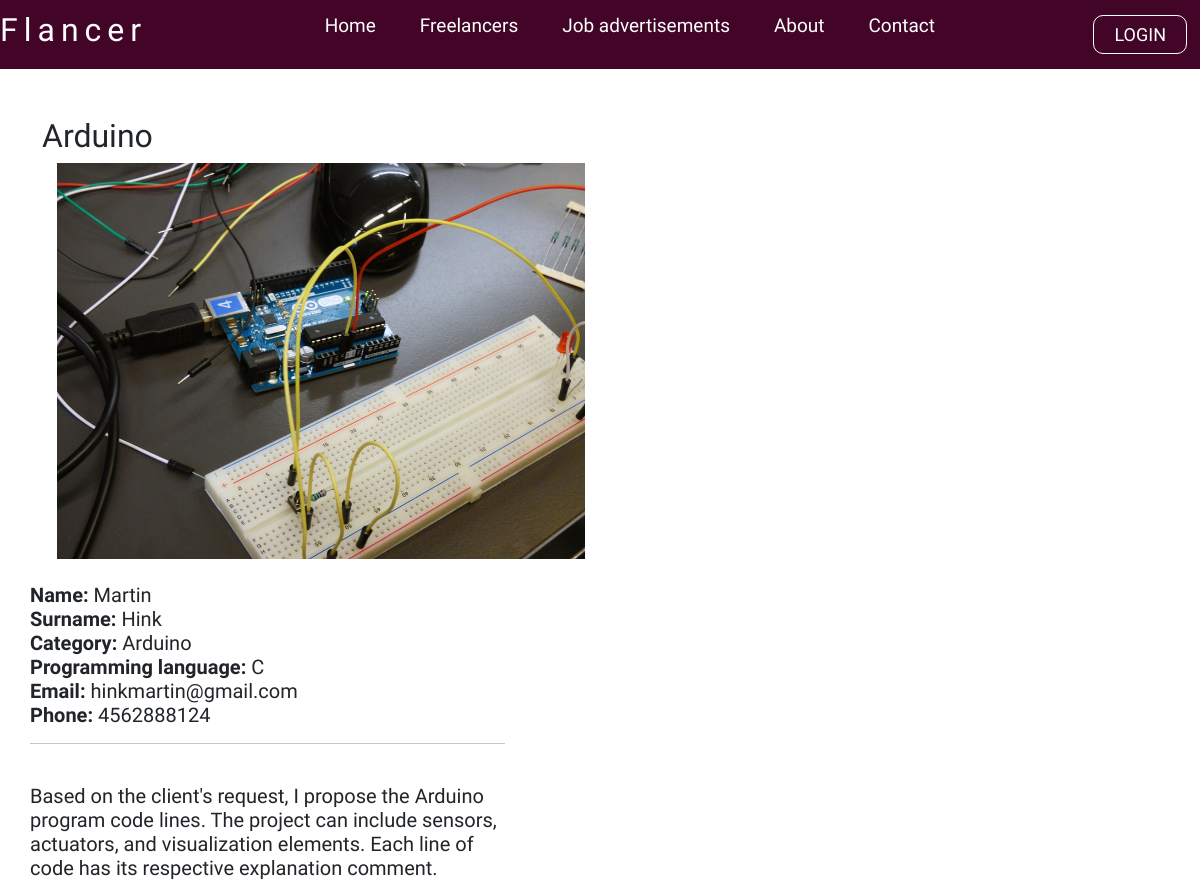
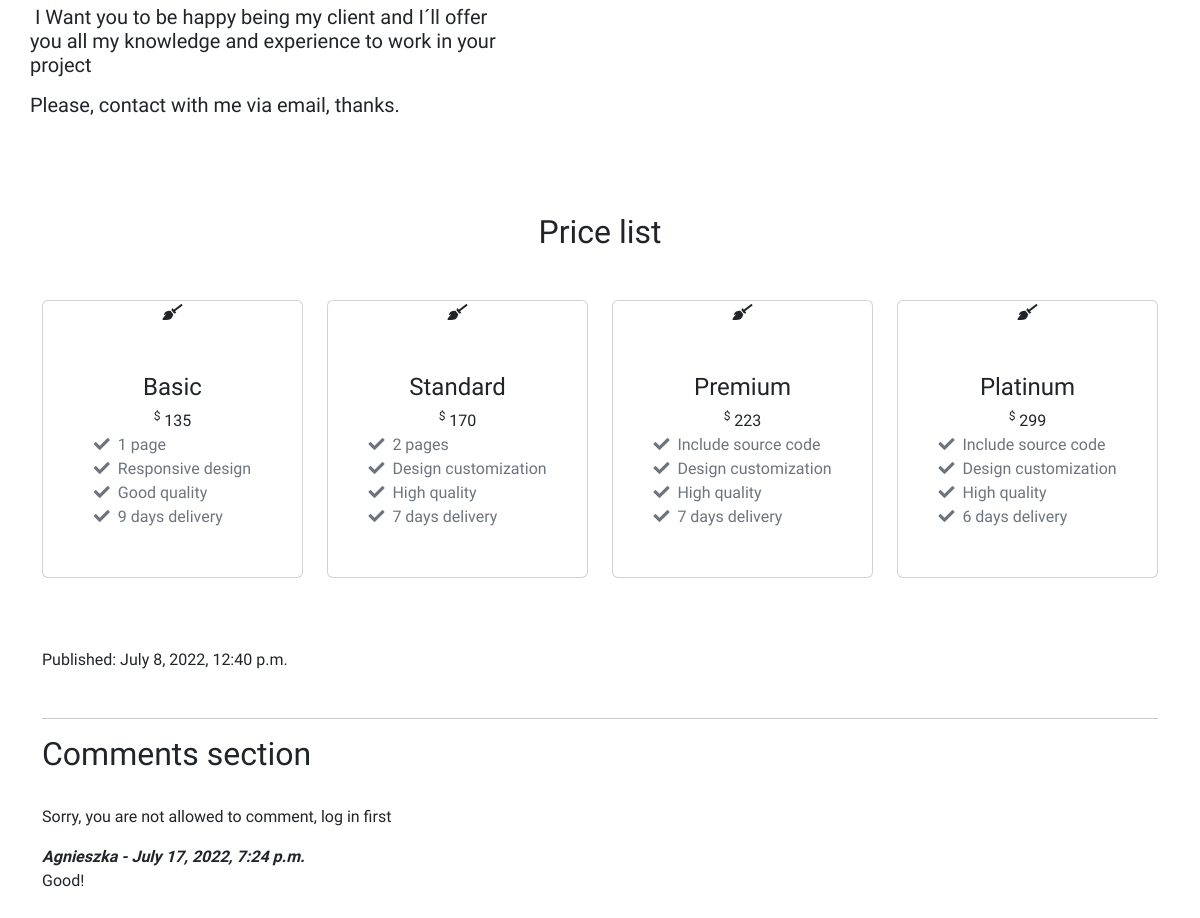
Page /freelancer/13/ on the committed database (2 pictures, top to bottom).
### backend/models.py (models this page shows, shortened)
class Freelancer(models.Model):
    user = models.ForeignKey(User, related_name='userfreelanceraccount', on_delete=models.CASCADE, null=True, blank=True, editable=False)
    firstname = models.CharField(max_length=255, null=True, blank=True)
    lastname = models.CharField(max_length=255, null=True, blank=True)
    title = models.CharField(max_length=200, null=True, blank=True)
    category = models.CharField( max_length = 50, null=True, blank=True)
    pricemin = models.IntegerField(null=True, blank=True)
    pricemid = models.IntegerField(null=True, blank=True)
    pricemax = models.IntegerField(null=True, blank=True)
    priceextra = models.IntegerField(null=True, blank=True)
    description = RichTextField(blank=True, null=True)
    email = models.EmailField(max_length=200, null=True, blank=True)
    phone = models.IntegerField(null=True, blank=True)
    image = models.ImageField(null=True, blank=True, upload_to="images/")
    proglanguage =  models.CharField(max_length=200, null=True, blank=True)
    deliveryDaysForPricemin = models.IntegerField(null=True, blank=True)
    deliveryDaysForPricemid = models.IntegerField(null=True, blank=True)
    deliveryDaysForPricemax = models.IntegerField(null=True, blank=True)
    deliveryDaysForPriceextra = models.IntegerField(null=True, blank=True)
    published = models.DateTimeField(default=timezone.now)
    class Meta:
        ordering = ['-published']

class Comment(models.Model):
    freelancer = models.ForeignKey(Freelancer, related_name="comments", on_delete=models.CASCADE)
    name = models.CharField(max_length=255, null=True, blank=True)
    body = models.TextField()
    date_added = models.DateTimeField(auto_now_add=True)

### backend/views.py (the view)
# urls.py: path('freelancer/<int:freelancer_id>/', views.freelancer_info, name='freelancer_info'),
def freelancer_info(request, freelancer_id):
    freelancer = Freelancer.objects.get(pk=freelancer_id)
    return render(request, 'backend/freelancer_info.html', {'freelancer': freelancer})

### templates/backend/freelancer_info.html (shortened to what this page needs)
{% extends 'main.html' %}
{% load static %}
    {% block content %}
    {% include 'navbar.html' %}
    <div class="container py-4 my-4 mx-auto d-flex flex-column">
        <div class="header">
            <div class="row r1">
                <div class="col-md-9 abc">
                    <h2>{{ freelancer.title }} </h2>
                </div>
            </div>
          <div class="col-md-7" >
                    <img src="{{freelancer.image.url}}" width="85%" height="90%">
                </div>
        </div>
        <div class="container-body mt-4">
            <div class="row r3">
                <div class="col-md-5 p-0 klo">
                    <h5>
                        <strong>Name: </strong>{{freelancer.firstname}}<br>
                        <strong>Surname: </strong>{{freelancer.lastname}}<br>
                        <strong>Category: </strong>{{ freelancer.category }}<br>
                        <strong>Programming language: </strong>{{freelancer.proglanguage}}<br>
                        <strong>Email: </strong>{{ freelancer.email }}<br>
                        <strong>Phone: </strong>{{ freelancer.phone }}<br><hr>
                        <strong><br></strong>{{ freelancer.description|safe }}<br></h5>
                    <br>
                <br>
                </div>
                    <div class="container">
                        <div>
                            <p class="h2 text-center mb-5">Price list</p>
                        </div>
                        <div class="row mt-3">
                            <div class="col-lg-3 col-md-6 mt-md-0 mt-5">
                                <div class="card d-flex align-items-center justify-content-center">
                                    <div class="ribon"> <span class="fas fa-broom"></span> </div>
                                    <h4 class="h-1 pt-5">Basic</h4> <span class="price"> <sup class="sup">$</sup> <span
                                            class="number">{{freelancer.pricemin}}</span> </span>
                                    <ul class="mb-5 list-unstyled text-muted">
                                        <li><span class="fa fa-check me-2"></span>1 page</li>
                                        <li><span class="fa fa-check me-2"></span>Responsive design</li>
                                        <li><span class="fa fa-check me-2"></span>Good quality</li>
                                        <li><span class="fa fa-check me-2"></span>{{freelancer.deliveryDaysForPricemin}} days delivery</li>
                                    </ul>
                                </div>
                            </div>
                            <div class="col-lg-3 col-md-6 mt-md-0 mt-5" >
                                <div class="card d-flex align-items-center justify-content-center">
                                    <div class="ribon"> <span class="fas fa-broom"></span> </div>
                                    <h4 class="h-1 pt-5">Standard</h4> <span class="price"> <sup class="sup">$</sup> <span
                                            class="number">{{freelancer.pricemid}}</span> </span>
                                    <ul class="mb-5 list-unstyled text-muted">
                                        <li><span class="fa fa-check me-2"></span>2 pages</li>
                                        <li><span class="fa fa-check me-2"></span>Design customization</li>
                                        <li><span class="fa fa-check me-2"></span>High quality</li>
                                        <li><span class="fa fa-check me-2"></span>{{freelancer.deliveryDaysForPricemid}} days delivery</li>
                                    </ul>
                                </div>
                            </div>
                            <div class="col-lg-3 col-md-6 mt-md-0 mt-5">
                                <div class="card d-flex align-items-center justify-content-center">
                                    <div class="ribon"> <span class="fas fa-broom"></span> </div>
                                    <h4 class="h-1 pt-5">Premium</h4> <span class="price"> <sup class="sup">$</sup> <span
                                            class="number">{{freelancer.pricemax}}</span> </span>
                                    <ul class="mb-5 list-unstyled text-muted">
                                        <li><span class="fa fa-check me-2"></span>Include source code</li>
                                        <li><span class="fa fa-check me-2"></span>Design customization</li>
                                        <li><span class="fa fa-check me-2"></span>High quality</li>
                                        <li><span class="fa fa-check me-2"></span>{{freelancer.deliveryDaysForPricemax}} days delivery</li>
                                    </ul>
                                </div>
                            </div>
                            <div class="col-lg-3 col-md-6 mt-md-0 mt-5">
                                <div class="card d-flex align-items-center justify-content-center">
                                    <div class="ribon"> <span class="fas fa-broom"></span> </div>
                                    <h4 class="h-1 pt-5">Platinum</h4> <span class="price"> <sup class="sup">$</sup> <span
                                            class="number">{{freelancer.priceextra}}</span> </span>
                                    <ul class="mb-5 list-unstyled text-muted">
                                        <li><span class="fa fa-check me-2"></span>Include source code</li>
                                        <li><span class="fa fa-check me-2"></span>Design customization</li>
                                        <li><span class="fa fa-check me-2"></span>High quality</li>
                                        <li><span class="fa fa-check me-2"></span>{{freelancer.deliveryDaysForPriceextra}} days delivery</li>
                                    </ul>
                                </div>
                            </div>
                        </div>
        </div>
        <div class="footer d-flex flex-column mt-5">
            <br>
            <h6>Published: {{freelancer.published}}</h6>
            <br>
            <hr>
            <h2>Comments section</h2><br>
            {% if not user.is_authenticated%}
            <p>Sorry, you are not allowed to comment, log in first</p>
            {% for comment in freelancer.comments.all %}
            <strong><i>{{comment.name}} -
                    {{comment.date_added}}</i></strong>
            {{comment.body}}
            {% endfor %}
            {%endif%}
            <br><br>
        </div>
        <br>
    </div>
    <link href="https://cdn.jsdelivr.net/npm/bootstrap@5.2.0-beta1/dist/css/bootstrap.min.css" rel="stylesheet"
>
    {% endblock %}

### static/styles/navbar.css (style rules this page uses)
* { margin: 0; padding: 0; font-family: 'Asap', sans-serif; }
body { background-color: rgb(255, 255, 255); }

### rows in the picture
Freelancer: title "Arduino", image (picture), firstname "Martin", lastname "Hink", category "Arduino", proglanguage "C", email "hinkmartin@gmail.com", phone "4562888124", description "Based on the client's request, I propose the Arduino program code lines. The project can include sensors, actuators, and visualization elements. Each line of code has its respective explanation comment. I Want you to be happy being my client and I´ll offer you all my knowledge and experience to work in your project Please, contact with me via email, thanks.", pricemin "135", deliveryDaysForPricemin "9", pricemid "170", deliveryDaysForPricemid "7", pricemax "223", deliveryDaysForPricemax "7", priceextra "299", deliveryDaysForPriceextra "6", published "July 8, 2022, 12:40 p.m."
Comment: name "Agnieszka", date_added "July 17, 2022, 7:24 p.m.", body "Good!"
